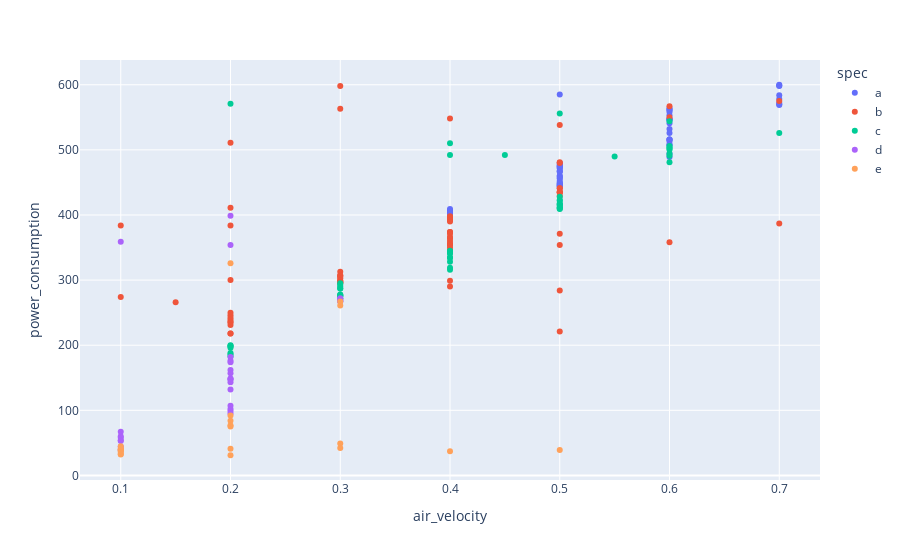

Notebook code for this chart:
### Code cell
fig

### Figure 1 — Plotly figure (JSON) as saved in the notebook; plotly's stock layout.template omitted (floating-point values rounded to 4 significant figures)
{"data": [{"hovertemplate": "spec=a<br>air_velocity=%{x}<br>power_consumption=%{y}<extra></extra>", "legendgroup": "a", "marker": {"color": "#636efa", "symbol": "circle"}, "mode": "markers", "name": "a", "orientation": "v", "showlegend": true, "type": "scatter", "x": [0.7, 0.7, 0.7, 0.5, 0.5, 0.7, 0.7, 0.7, 0.7, 0.7, 0.6, 0.6, 0.6, 0.6, 0.6, 0.6, 0.6, 0.6, 0.6, 0.6, 0.6, 0.6, 0.6, 0.6, 0.6, 0.6, 0.6, 0.6, 0.6, 0.6, 0.5, 0.5, 0.5, 0.5, 0.5, 0.5, 0.5, 0.5, 0.5, 0.5, 0.5, 0.5, 0.5, 0.5, 0.5, 0.5, 0.5, 0.5, 0.5, 0.5, 0.5, 0.5, 0.4, 0.4, 0.4, 0.4, 0.4, 0.4, 0.4, 0.4, 0.4], "xaxis": "x", "y": [600, 599, 598, 585, 472, 584, 578, 572, 570, 569, 564, 562, 561, 558, 553, 547, 547, 547, 546, 541, 532, 526, 516, 516, 516, 513, 508, 508, 494, 489, 480, 477, 476, 475, 474, 472, 468, 467, 466, 460, 460, 457, 456, 452, 450, 448, 448, 446, 446, 445, 444, 443, 409, 407, 405, 405, 403, 403, 403, 403, 400], "yaxis": "y"}, {"hovertemplate": "spec=b<br>air_velocity=%{x}<br>power_consumption=%{y}<extra></extra>", "legendgroup": "b", "marker": {"color": "#EF553B", "symbol": "circle"}, "mode": "markers", "name": "b", "orientation": "v", "showlegend": true, "type": "scatter", "x": [0.3, 0.7, 0.6, 0.3, 0.6, 0.4, 0.5, 0.2, 0.5, 0.5, 0.5, 0.5, 0.5, 0.5, 0.5, 0.5, 0.5, 0.2, 0.4, 0.4, 0.4, 0.4, 0.4, 0.4, 0.4, 0.2, 0.4, 0.4, 0.4, 0.4, 0.4, 0.4, 0.5, 0.2, 0.1, 0.5, 0.6, 0.4, 0.5, 0.4, 0.7, 0.5, 0.1, 0.15, 0.3, 0.4, 0.4, 0.4, 0.4, 0.4, 0.3, 0.3, 0.3, 0.3, 0.3, 0.3, 0.3, 0.3, 0.3, 0.3, 0.2, 0.2, 0.2, 0.2, 0.2, 0.2, 0.2, 0.2, 0.2], "xaxis": "x", "y": [598, 575, 567, 563, 550, 548, 538, 511, 481, 480, 441, 441, 436, 435, 435, 434, 429, 411, 398, 397, 396, 393, 393, 392, 390, 384, 374, 374, 371, 366, 364, 290, 221, 300, 384, 354, 358, 360, 371, 299, 387, 284, 274, 266, 297, 356, 355, 354, 350, 346, 313, 307, 307, 305, 303, 299, 299, 297, 296, 296, 250, 246, 242, 239, 236, 235, 231, 218, 218], "yaxis": "y"}, {"hovertemplate": "spec=c<br>air_velocity=%{x}<br>power_consumption=%{y}<extra></extra>", "legendgroup": "c", "marker": {"color": "#00cc96", "symbol": "circle"}, "mode": "markers", "name": "c", "orientation": "v", "showlegend": true, "type": "scatter", "x": [0.6, 0.7, 0.4, 0.45, 0.55, 0.6, 0.4, 0.6, 0.2, 0.5, 0.6, 0.6, 0.6, 0.6, 0.6, 0.5, 0.5, 0.5, 0.5, 0.5, 0.5, 0.5, 0.5, 0.5, 0.5, 0.5, 0.4, 0.4, 0.4, 0.4, 0.4, 0.4, 0.4, 0.4, 0.4, 0.3, 0.3, 0.3, 0.3, 0.3, 0.3, 0.3, 0.3, 0.3, 0.3, 0.3, 0.2, 0.2, 0.2, 0.2, 0.2, 0.2, 0.2], "xaxis": "x", "y": [544, 526, 510, 492, 490, 491, 492, 481, 571, 556, 506, 504, 502, 500, 494, 428, 423, 422, 418, 416, 416, 414, 412, 411, 410, 409, 345, 344, 342, 341, 335, 334, 328, 319, 316, 295, 293, 290, 287, 287, 278, 277, 276, 276, 275, 272, 200, 199, 198, 196, 188, 186, 183], "yaxis": "y"}, {"hovertemplate": "spec=d<br>air_velocity=%{x}<br>power_consumption=%{y}<extra></extra>", "legendgroup": "d", "marker": {"color": "#ab63fa", "symbol": "circle"}, "mode": "markers", "name": "d", "orientation": "v", "showlegend": true, "type": "scatter", "x": [0.2, 0.1, 0.2, 0.3, 0.3, 0.3, 0.3, 0.3, 0.3, 0.2, 0.2, 0.2, 0.2, 0.2, 0.2, 0.2, 0.2, 0.2, 0.2, 0.2, 0.2, 0.2, 0.2, 0.1, 0.1, 0.1, 0.1, 0.1, 0.1, 0.1], "xaxis": "x", "y": [399, 359, 354, 272, 271, 270, 268, 268, 267, 182, 176, 174, 162, 157, 149, 148, 147, 143, 132, 107, 102, 99, 95, 67, 60, 58, 54, 53, 44, 39], "yaxis": "y"}, {"hovertemplate": "spec=e<br>air_velocity=%{x}<br>power_consumption=%{y}<extra></extra>", "legendgroup": "e", "marker": {"color": "#FFA15A", "symbol": "circle"}, "mode": "markers", "name": "e", "orientation": "v", "showlegend": true, "type": "scatter", "x": [0.2, 0.3, 0.3, 0.2, 0.2, 0.2, 0.2, 0.1, 0.1, 0.1, 0.2, 0.1, 0.3, 0.4, 0.1, 0.2, 0.1, 0.5, 0.1, 0.3, 0.1], "xaxis": "x", "y": [326, 267, 261, 92, 84, 77, 75, 39, 38, 33, 31, 41, 49, 37, 40, 41, 36, 39, 32, 42, 45], "yaxis": "y"}], "layout": {"legend": {"title": {"text": "spec"}, "tracegroupgap": 0}, "margin": {"t": 60}, "xaxis": {"anchor": "y", "domain": [0, 1], "title": {"text": "air_velocity"}}, "yaxis": {"anchor": "x", "domain": [0, 1], "title": {"text": "power_consumption"}}}}
